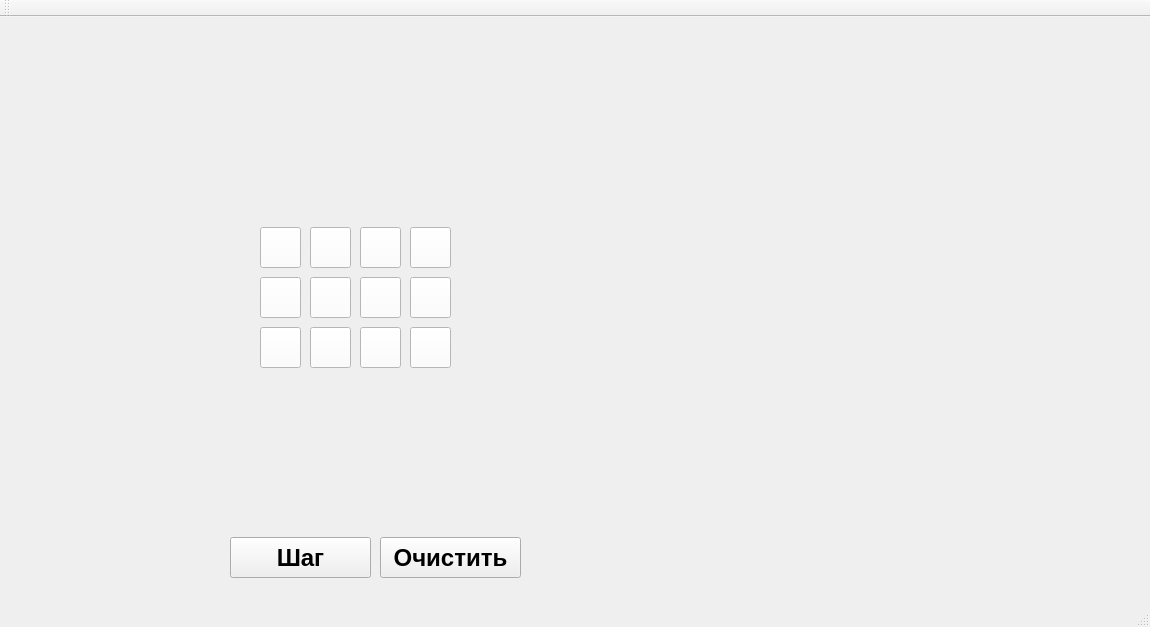
<?xml version="1.0" encoding="UTF-8"?>
<ui version="4.0">
 <class>MainWindow</class>
 <widget class="QMainWindow" name="MainWindow">
  <property name="geometry">
   <rect>
    <x>0</x>
    <y>0</y>
    <width>1150</width>
    <height>627</height>
   </rect>
  </property>
  <property name="windowTitle">
   <string>MainWindow</string>
  </property>
  <widget class="QWidget" name="centralWidget">
   <widget class="QPushButton" name="pushButton">
    <property name="geometry">
     <rect>
      <x>230</x>
      <y>520</y>
      <width>141</width>
      <height>41</height>
     </rect>
    </property>
    <property name="font">
     <font>
      <pointsize>18</pointsize>
      <weight>75</weight>
      <italic>false</italic>
      <bold>true</bold>
      <underline>false</underline>
      <strikeout>false</strikeout>
     </font>
    </property>
    <property name="text">
     <string>Шаг</string>
    </property>
   </widget>
   <widget class="QPushButton" name="pushButton_2">
    <property name="geometry">
     <rect>
      <x>380</x>
      <y>520</y>
      <width>141</width>
      <height>41</height>
     </rect>
    </property>
    <property name="font">
     <font>
      <pointsize>18</pointsize>
      <weight>75</weight>
      <italic>false</italic>
      <bold>true</bold>
      <underline>false</underline>
      <strikeout>false</strikeout>
     </font>
    </property>
    <property name="text">
     <string>Очистить</string>
    </property>
    <property name="flat">
     <bool>false</bool>
    </property>
   </widget>
   <widget class="QPushButton" name="b11">
    <property name="geometry">
     <rect>
      <x>260</x>
      <y>310</y>
      <width>41</width>
      <height>41</height>
     </rect>
    </property>
    <property name="styleSheet">
     <string notr="true">background-color: white</string>
    </property>
    <property name="text">
     <string/>
    </property>
   </widget>
   <widget class="QPushButton" name="b12">
    <property name="geometry">
     <rect>
      <x>310</x>
      <y>310</y>
      <width>41</width>
      <height>41</height>
     </rect>
    </property>
    <property name="styleSheet">
     <string notr="true">background-color: white</string>
    </property>
    <property name="text">
     <string/>
    </property>
   </widget>
   <widget class="QPushButton" name="b21">
    <property name="geometry">
     <rect>
      <x>260</x>
      <y>260</y>
      <width>41</width>
      <height>41</height>
     </rect>
    </property>
    <property name="styleSheet">
     <string notr="true">background-color: white</string>
    </property>
    <property name="text">
     <string/>
    </property>
   </widget>
   <widget class="QPushButton" name="b22">
    <property name="geometry">
     <rect>
      <x>310</x>
      <y>260</y>
      <width>41</width>
      <height>41</height>
     </rect>
    </property>
    <property name="styleSheet">
     <string notr="true">background-color: white</string>
    </property>
    <property name="text">
     <string/>
    </property>
   </widget>
   <widget class="QPushButton" name="b13">
    <property name="geometry">
     <rect>
      <x>360</x>
      <y>310</y>
      <width>41</width>
      <height>41</height>
     </rect>
    </property>
    <property name="styleSheet">
     <string notr="true">background-color: white</string>
    </property>
    <property name="text">
     <string/>
    </property>
   </widget>
   <widget class="QPushButton" name="b14">
    <property name="geometry">
     <rect>
      <x>410</x>
      <y>310</y>
      <width>41</width>
      <height>41</height>
     </rect>
    </property>
    <property name="styleSheet">
     <string notr="true">background-color: white</string>
    </property>
    <property name="text">
     <string/>
    </property>
   </widget>
   <widget class="QPushButton" name="b23">
    <property name="geometry">
     <rect>
      <x>360</x>
      <y>260</y>
      <width>41</width>
      <height>41</height>
     </rect>
    </property>
    <property name="styleSheet">
     <string notr="true">background-color: white</string>
    </property>
    <property name="text">
     <string/>
    </property>
   </widget>
   <widget class="QPushButton" name="b24">
    <property name="geometry">
     <rect>
      <x>410</x>
      <y>260</y>
      <width>41</width>
      <height>41</height>
     </rect>
    </property>
    <property name="styleSheet">
     <string notr="true">background-color: white</string>
    </property>
    <property name="text">
     <string/>
    </property>
   </widget>
   <widget class="QPushButton" name="b31">
    <property name="geometry">
     <rect>
      <x>260</x>
      <y>210</y>
      <width>41</width>
      <height>41</height>
     </rect>
    </property>
    <property name="styleSheet">
     <string notr="true">background-color: white</string>
    </property>
    <property name="text">
     <string/>
    </property>
   </widget>
   <widget class="QPushButton" name="b32">
    <property name="geometry">
     <rect>
      <x>310</x>
      <y>210</y>
      <width>41</width>
      <height>41</height>
     </rect>
    </property>
    <property name="styleSheet">
     <string notr="true">background-color: white</string>
    </property>
    <property name="text">
     <string/>
    </property>
   </widget>
   <widget class="QPushButton" name="b33">
    <property name="geometry">
     <rect>
      <x>360</x>
      <y>210</y>
      <width>41</width>
      <height>41</height>
     </rect>
    </property>
    <property name="styleSheet">
     <string notr="true">background-color: white</string>
    </property>
    <property name="text">
     <string/>
    </property>
   </widget>
   <widget class="QPushButton" name="b34">
    <property name="geometry">
     <rect>
      <x>410</x>
      <y>210</y>
      <width>41</width>
      <height>41</height>
     </rect>
    </property>
    <property name="styleSheet">
     <string notr="true">background-color: white</string>
    </property>
    <property name="text">
     <string/>
    </property>
   </widget>
  </widget>
  <widget class="QToolBar" name="mainToolBar">
   <attribute name="toolBarArea">
    <enum>TopToolBarArea</enum>
   </attribute>
   <attribute name="toolBarBreak">
    <bool>false</bool>
   </attribute>
  </widget>
  <widget class="QStatusBar" name="statusBar"/>
 </widget>
 <layoutdefault spacing="6" margin="11"/>
 <resources/>
 <connections/>
</ui>
